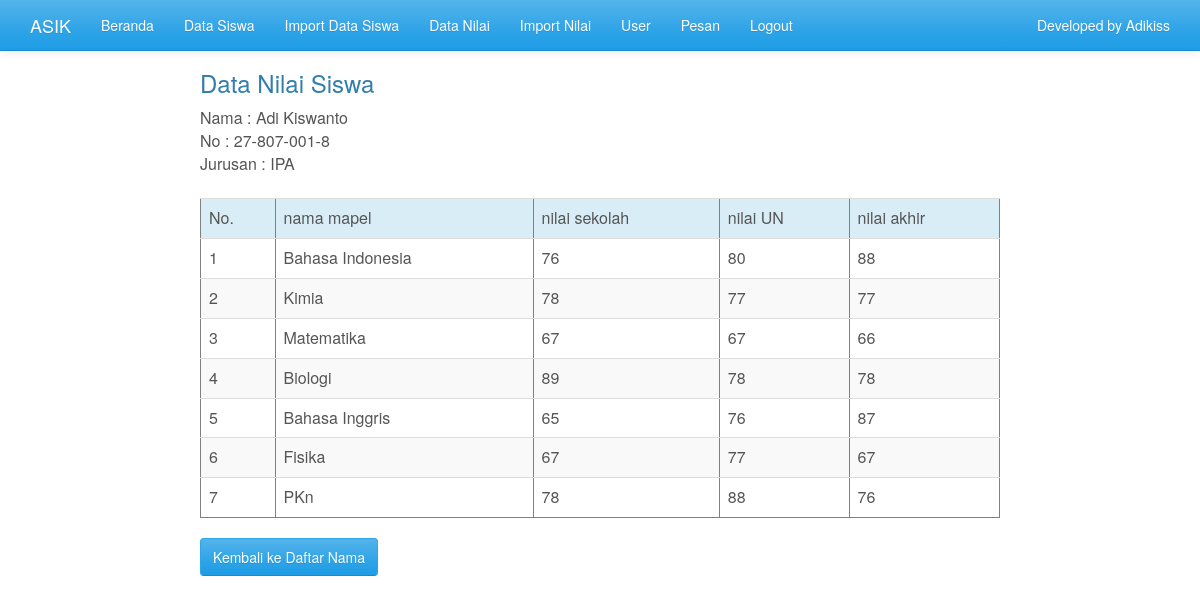
The page /admin/lihatnilai.php?noujian=27-807-001-8 (signed in) on the database its author committed.
### tables this page shows
CREATE TABLE IF NOT EXISTS `tbl_siswa` (
  `no` int(10) NOT NULL AUTO_INCREMENT,
  `noujian` varchar(200) NOT NULL,
  `name` varchar(200) NOT NULL,
  `tgllhr` varchar(200) NOT NULL,
  `addresse` varchar(200) NOT NULL,
  `sekolah` varchar(200) NOT NULL,
  `jurusan` varchar(200) NOT NULL,
  `ket` varchar(200) NOT NULL,
  PRIMARY KEY (`no`),
  KEY `no` (`no`)
);

CREATE TABLE IF NOT EXISTS `tbl_nilai` (
  `id_nilai` int(10) NOT NULL AUTO_INCREMENT,
  `noujian` varchar(200) NOT NULL,
  `nama_mapel` varchar(200) NOT NULL,
  `nilai_sekolah` varchar(200) NOT NULL,
  `nilai_un` varchar(200) NOT NULL,
  `nilai_akhir` varchar(200) NOT NULL,
  PRIMARY KEY (`id_nilai`)
);

### admin/lihatnilai.php (the view, shortened to what this page needs)
<html>
  <head>
</head>
<body>
<?php
if(empty($_SESSION['namauser']) and empty($_SESSION['kode']))
{
	echo "<p>Anda tidak berhak mengakses halaman ini.</p>";
}
else{
?>
<!DOCTYPE html PUBLIC "-//W3C//DTD XHTML 1.0 Transitional//EN" "http://www.w3.org/TR/xhtml1/DTD/xhtml1-transitional.dtd">
<html xmlns="http://www.w3.org/1999/xhtml">
<head>
    <link rel="stylesheet" href="../css/bootstrap.css" media="screen">
    <link rel="stylesheet" href="../css/bootswatch.min.css">
</head>
<body>
<div class="navbar navbar-default navbar-fixed-top">
  <div class="container">
        <div class="navbar-header">
          <a href="../index.php" class="navbar-brand">ASIK</a>
        </div>
        <div class="navbar-collapse collapse" id="navbar-main">
          <ul class="nav navbar-nav">
            <li>
              <a href="index.php?page=home">Beranda</a>
            </li>
            <li>
              <a href="index.php?page=data-siswa">Data Siswa</a>
            </li>
            <li>
              <a href="index.php?page=import">Import Data Siswa</a>
            </li>
            <li>
              <a href="index.php?page=data-nilai">Data Nilai</a>
            </li>
            <li>
              <a href="index.php?page=nilai">Import Nilai</a>
            </li>
            <li>
              <a href="index.php?page=user">User</a>
            </li>
            <li>
              <a href="index.php?page=hubungi">Pesan</a>
            </li>
            <li>
              <a href="index.php?page=logout">Logout</a>
            </li>
          </ul>
          <ul class="nav navbar-nav navbar-right">
            <li><a href="http://adikiss.net/" target="_blank">Developed by Adikiss</a></li>
          </ul>
        </div>
  </div>
      </div>
      <table width="800" align="center">
  <tr>
    <td>
<h3>Data Nilai Siswa</h3>
<?php
$noujian = $_GET['noujian'];
$q = mysql_query("SELECT * FROM tbl_siswa where noujian = '$noujian'");
while($r = mysql_fetch_array($q))
{
  echo 'Nama : '.$r['name'].' <br>';
  echo 'No : '.$r['noujian'].' <br>';
  echo 'Jurusan : '.$r['jurusan'].' <br>';
}
?>
<br>
<table class="table table-striped table-hover" border="1" cellpadding="5" cellspacing="0">
<tr class="info"><td>No.<td>nama mapel</td><td>nilai sekolah</td><td>nilai UN</td><td>nilai akhir</td></tr>
<?php
$noujian = $_GET['noujian'];
$q = mysql_query("SELECT * FROM tbl_siswa INNER JOIN tbl_nilai ON tbl_siswa.noujian=tbl_nilai.noujian where tbl_nilai.noujian = '$noujian' ");
$n = 1;
while($r = mysql_fetch_array($q))
{
	echo '<tr><td>'.$n.'</td><td>'.$r["nama_mapel"].'</td><td>'.$r["nilai_sekolah"].'</td><td>'.$r["nilai_un"].'</td><td>'.$r["nilai_akhir"].'</td></tr>';
	$n++;
}
?>
 </td>
  </tr>
</table>
<a href="index.php?page=data-nilai" class="btn btn-primary">Kembali ke Daftar Nama</a>
</body>
</html>
<?php
}
?>

### rows shown on the page
tbl_siswa: name "Adi Kiswanto", noujian "27-807-001-8", jurusan "IPA", tbl_nilai.nama_mapel "Bahasa Indonesia", tbl_nilai.nilai_sekolah "76", tbl_nilai.nilai_un "80", tbl_nilai.nilai_akhir "88", tbl_nilai.nama_mapel "Kimia", tbl_nilai.nilai_sekolah "78", tbl_nilai.nilai_un "77", tbl_nilai.nilai_akhir "77", tbl_nilai.nama_mapel "Matematika", tbl_nilai.nilai_sekolah "67", tbl_nilai.nilai_un "67", tbl_nilai.nilai_akhir "66", tbl_nilai.nama_mapel "Biologi", tbl_nilai.nilai_sekolah "89", tbl_nilai.nilai_un "78", tbl_nilai.nilai_akhir "78", tbl_nilai.nama_mapel "Bahasa Inggris", tbl_nilai.nilai_sekolah "65", tbl_nilai.nilai_un "76", tbl_nilai.nilai_akhir "87", tbl_nilai.nama_mapel "Fisika", tbl_nilai.nilai_akhir "67", tbl_nilai.nama_mapel "PKn", tbl_nilai.nilai_un "88", tbl_nilai.nilai_akhir "76"
